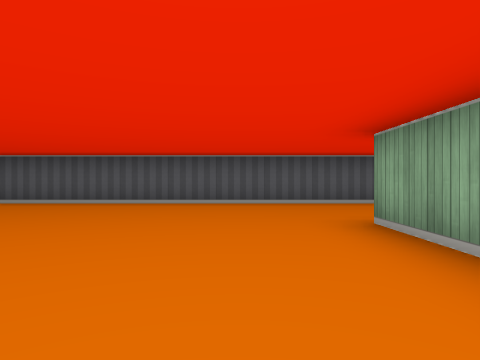
[1] (above)

24 first-person views from a walk through a cub3D ray-caster map. The camera is about half as high as the walls, looks level and sees 75° across. The floor is counted in squares. Each view is taken from the middle of a square. On the plan, view 1 faces up. The plan holds only what a view shows up to about 9 squares ahead; the rest is blank.

[2]
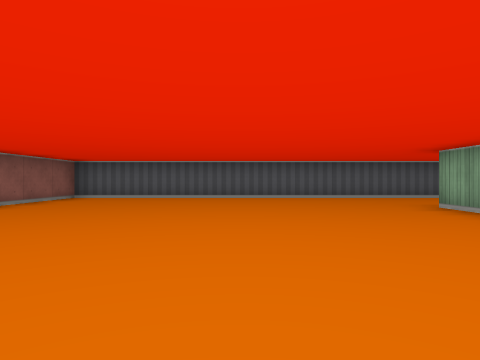

[3]
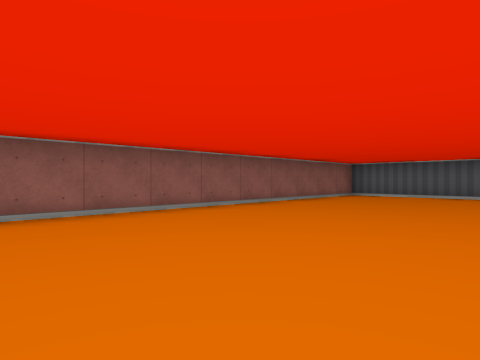

[4]
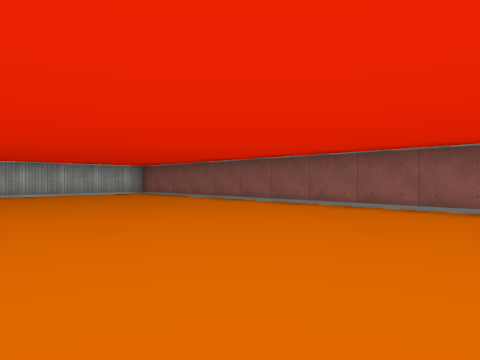

[5]
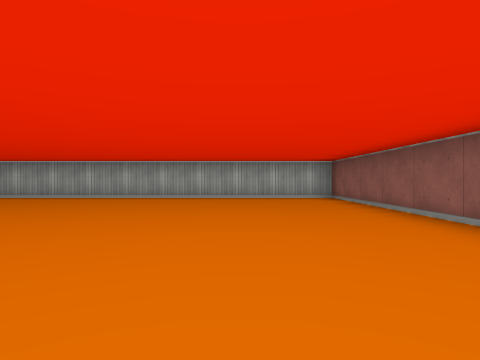

[6]
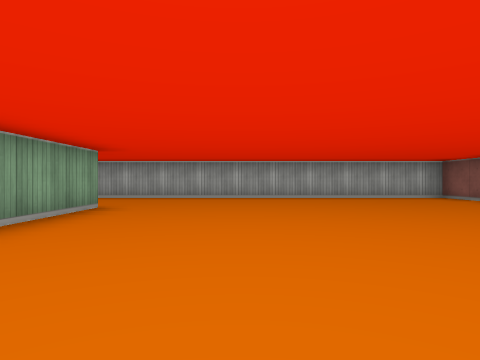

[7]
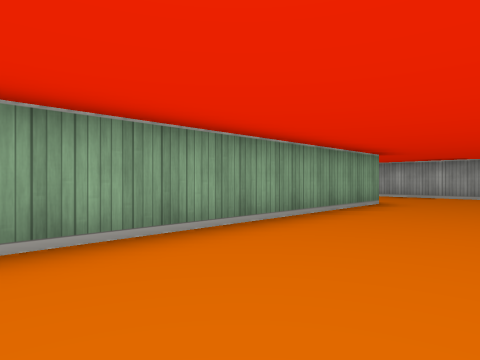

[8]
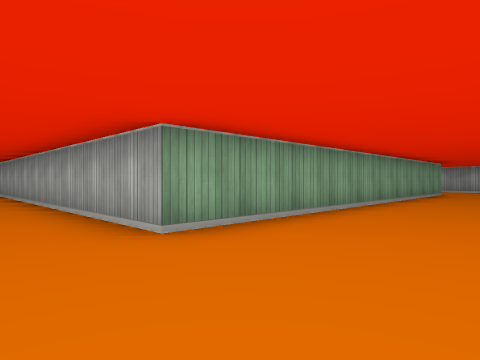

[9]
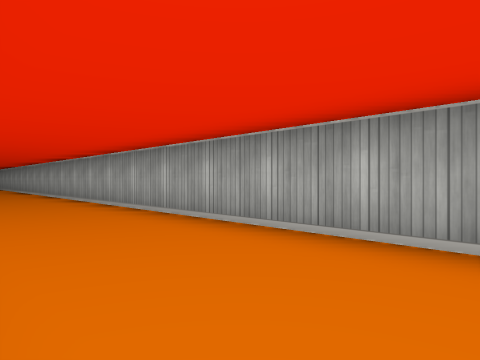

[10]
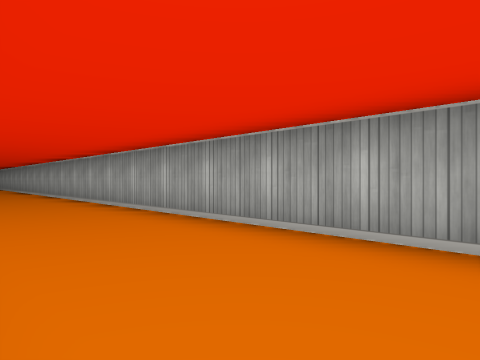

[11]
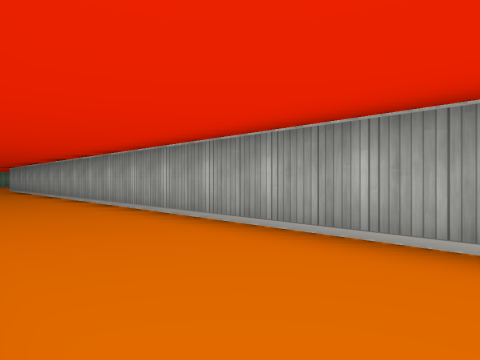

[12]
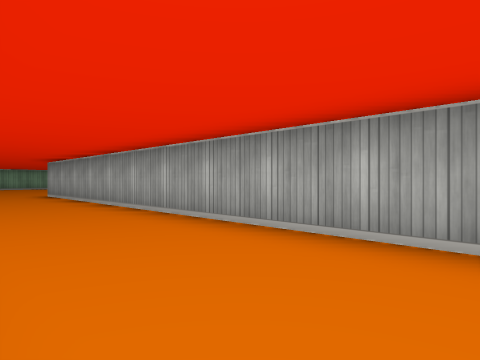

[13]
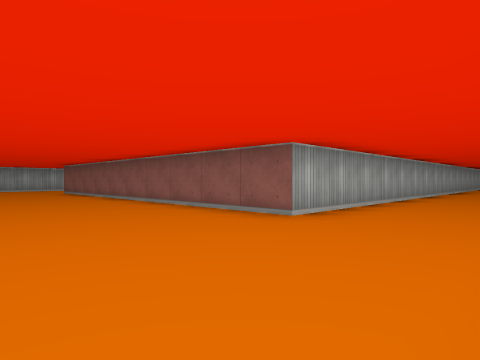

[14]
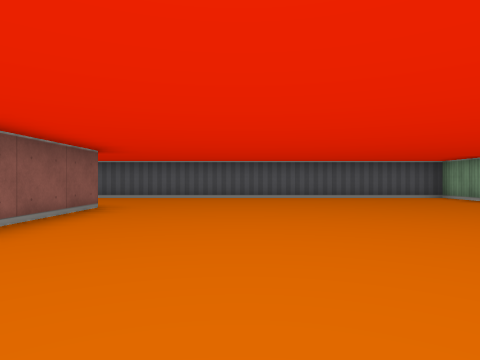

[15]
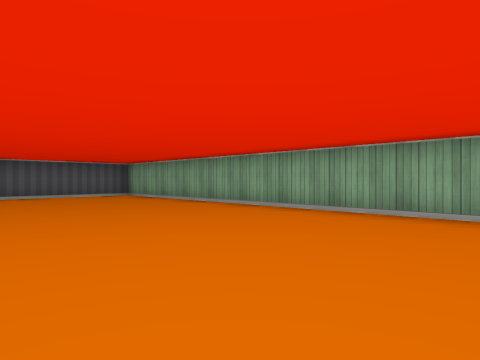

[16]
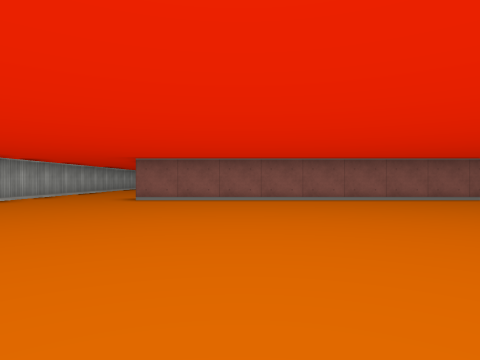

[17]
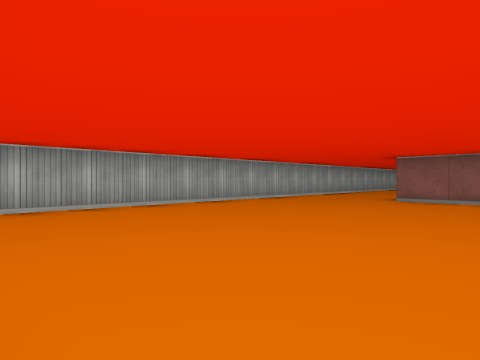

[18]
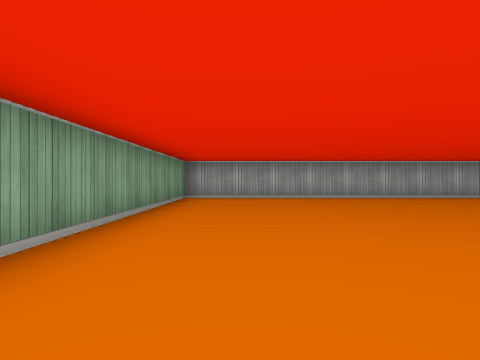

[19]
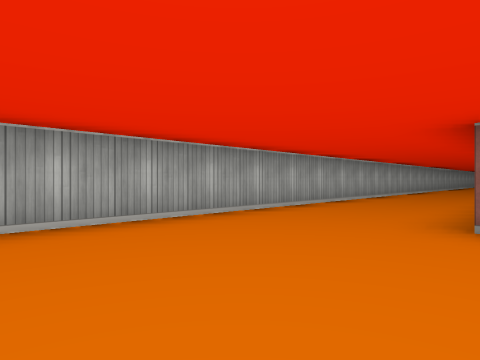

[20]
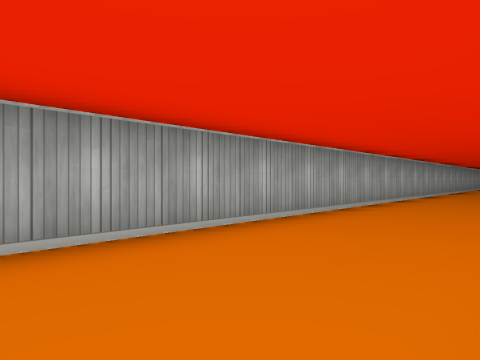

[21]
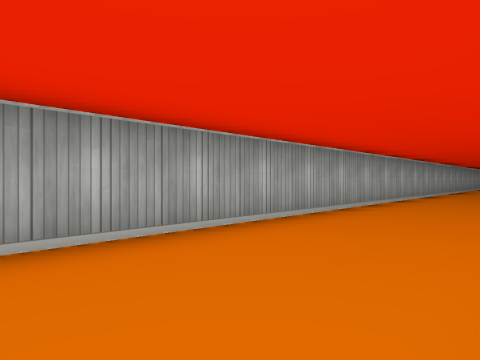

[22]
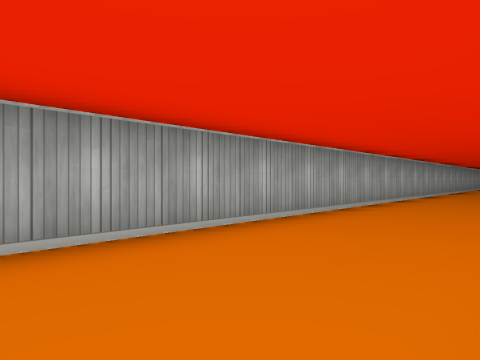

[23]
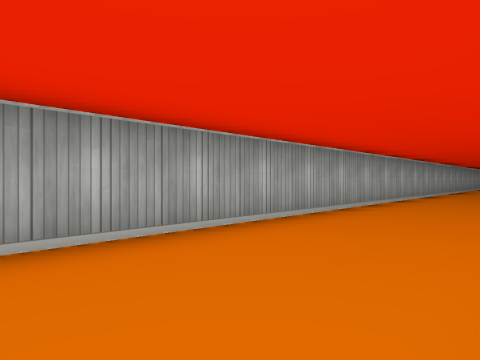

[24]
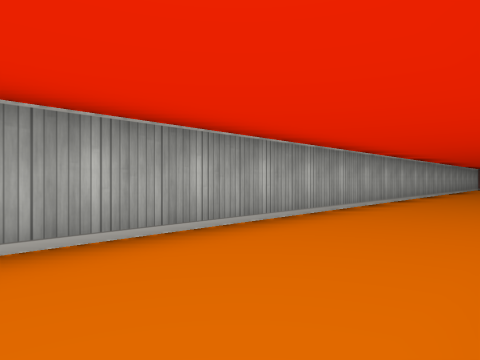

### Floor plan
Points are (right, up) in squares from view 1. A wall is a line through its corners. A room is listed if a view was taken in it or the views show most of it. See-through windows are left out.
Room 1 (views 1, 2, 3, 4, 5, 6, 7, 8)
walls: (1.5, -6.5) (1.5, 3.5); (1.5, 6.5) (-6.5, 6.5) (-6.5, -9.5) (0.5, -9.5)
ways out: opening at (1.3, -8) to room 2; opening at (2, 5) to room 2
Room 2 (views 9, 10, 11, 12, 13, 14, 15, 16, 17, 18, 19, 20, 21, 22, 23, 24)
walls: (0.5, -9.5) (41.5, -9.5) (41.5, 6.5) (32.1, 6.5); (3.5, 6.5) (1.5, 6.5); (1.5, 3.5) (33.5, 3.5) (33.5, -6.5)
ways out: opening at (1.3, -8) to room 1; opening at (2, 5) to room 1

Positions as (right, up) in squares from view 1, and headings:
1: (0, 0), facing up
2: (-2, -2), facing up
3: (-2, -3), facing up-left
4: (-1, 1), facing down-left
5: (-4, -1), facing down
6: (-1, -1), facing down
7: (-1, 0), facing down-right
8: (-1, 5), facing down-right
9: (5, 6), facing down-right
10: (11, 6), facing down-right
11: (17, 6), facing down-right
12: (23, 6), facing down-right
13: (37, 6), facing down-left
14: (36, -2), facing up
15: (37, -3), facing up-right
16: (41, -4), facing left
17: (41, -4), facing down-left
18: (40, -1), facing down
19: (37, -6), facing down-left
20: (32, -7), facing down-left
21: (27, -7), facing down-left
22: (22, -7), facing down-left
23: (16, -7), facing down-left
24: (12, -7), facing down-left
